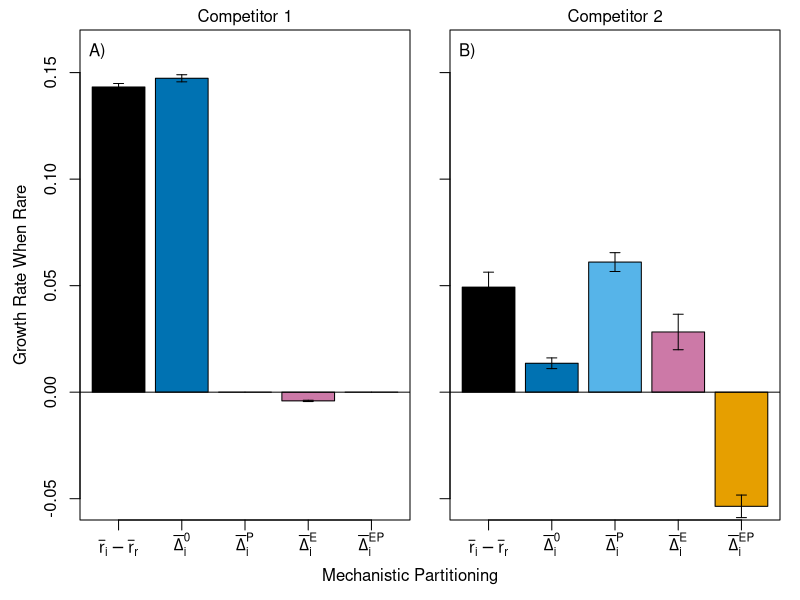

Write R code to recreate this figure.
# Create graph of mechanistic decomposition
#source("LGS_Vasseur_model.R") # if wanting to run a full set of simulations
library(here)

# or if wanting to read them in
C1_final_mechanisms <- read.csv(file = here("foodwebs", "cr_variation_examplecode_files", 
                                           "mechanism_figs", "C1_final_mechanisms_positive_cross.csv"))

C2_final_mechanisms <- read.csv(file = here("foodwebs", "cr_variation_examplecode_files", 
                                            "mechanism_figs", "C2_final_mechanisms_positive_cross.csv"))

C1_r_bar <- mean(C1_final_mechanisms[,1])
C1_delta_0 <- mean(C1_final_mechanisms[,2])
C1_delta_P <- mean(C1_final_mechanisms[,3])
C1_delta_E <- mean(C1_final_mechanisms[,4])
C1_delta_EP <- mean(C1_final_mechanisms[,5])

C2_r_bar <- mean(C2_final_mechanisms[,1])
C2_delta_0 <- mean(C2_final_mechanisms[,2])
C2_delta_P <- mean(C2_final_mechanisms[,3])
C2_delta_E <- mean(C2_final_mechanisms[,4])
C2_delta_EP <- mean(C2_final_mechanisms[,5])

C1_results <- c(C1_r_bar, C1_delta_0, C1_delta_P, C1_delta_E, C1_delta_EP)
C2_results <- c(C2_r_bar, C2_delta_0, C2_delta_P, C2_delta_E, C2_delta_EP)

# and calculate standard deviation
sdC1_r_bar <- sd(C1_final_mechanisms[,1])
sdC1_delta_0 <- sd(C1_final_mechanisms[,2])
sdC1_delta_P <- sd(C1_final_mechanisms[,3])
sdC1_delta_E <- sd(C1_final_mechanisms[,4])
sdC1_delta_EP <- sd(C1_final_mechanisms[,5])

sdC2_r_bar <- sd(C2_final_mechanisms[,1])
sdC2_delta_0 <- sd(C2_final_mechanisms[,2])
sdC2_delta_P <- sd(C2_final_mechanisms[,3])
sdC2_delta_E <- sd(C2_final_mechanisms[,4])
sdC2_delta_EP <- sd(C2_final_mechanisms[,5])

sdC1_results <- c(sdC1_r_bar, sdC1_delta_0, sdC1_delta_P, sdC1_delta_E, sdC1_delta_EP)
sdC2_results <- c(sdC2_r_bar, sdC2_delta_0, sdC2_delta_P, sdC2_delta_E, sdC2_delta_EP)

# ----------------------------------------------------------------------------------------------------
# Plot results
cbbPalette <- c("#000000", "#E69F00", "#56B4E9", "#009E73", "#F0E442", "#0072B2", "#D55E00", "#CC79A7")

quartz(width=6, height=4)
par(mfrow=c(1,2), oma=c(4,2, 1.5, 1), mar=c(0,2,0,0))
x <- barplot(C1_results, ylim=c(-.06, .17), xlab="", ylab=c("Growth Rate When Rare"),
             col=c("#000000", "#0072B2", "#56B4E9", "#CC79A7", "#E69F00"))

abline(h=0)
axis(side=1, at=c(.7, 1.9, 3.1, 4.3, 5.5), lab=c("a" = expression(bar("r")[i]-bar("r")[r]) ,
                                                 "b" = expression(bar(Delta)[i]^0),
                                                 "c" = expression(bar(Delta)[i]^P),
                                                 "d" = expression(bar(Delta)[i]^E),
                                                 "e" = expression(bar(Delta)[i]^{E*P})))


box(which = "plot", lty = "solid")
mtext(expression("Competitor 1"), side=3, outer=FALSE, adj=0.5)
text(x=.3, y=.16, "A)")
arrows(x0=c(.7, 1.9, 3.1, 4.3, 5.5), y0=C1_results-sdC1_results, 
       x1=c(.7, 1.9, 3.1, 4.3, 5.5), y1=C1_results+sdC1_results, length=.05,
       angle=90, col=c("black"), code=3)

barplot(C2_results, ylim=c(-.06, .17), xlab="", ylab=c(""),
        col=c("#000000", "#0072B2", "#56B4E9", "#CC79A7", "#E69F00"), yaxt="n")
abline(h=0)
axis(side=1, at=c(.7, 1.9, 3.1, 4.3, 5.5), lab=c("a" = expression(bar("r")[i]-bar("r")[r]) ,
                                                 "b" = expression(bar(Delta)[i]^0),
                                                 "c" = expression(bar(Delta)[i]^P),
                                                 "d" = expression(bar(Delta)[i]^E),
                                                 "e" = expression(bar(Delta)[i]^{E*P})))

axis(side=2, at=seq(-.05, .15, .05), lab=c("", "", "", "", ""))
box(which = "plot", lty = "solid")
arrows(x0=c(.7, 1.9, 3.1, 4.3, 5.5), y0=C2_results-sdC2_results, 
       x1=c(.7, 1.9, 3.1, 4.3, 5.5), y1=C2_results+sdC2_results, length=.05,
       angle=90, col=c("black"), code=3)
text(x=.3, y=.16, "B)")
mtext("Mechanistic Partitioning", side=1, outer=TRUE, adj=0.5, line=2.25)
mtext("Growth Rate When Rare", side=2, outer=TRUE, adj=0.5, line=.5)
mtext(expression("Competitor 2"), side=3, outer=FALSE, adj=0.5)
